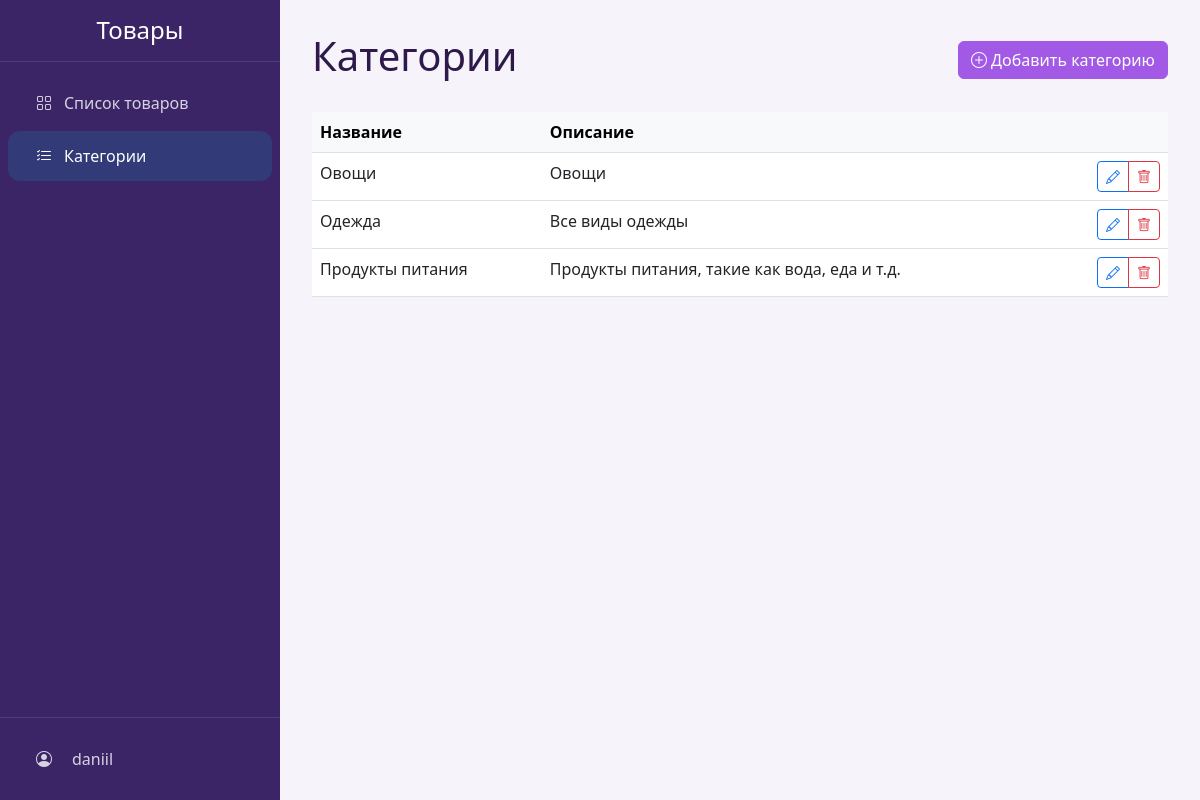
The page /categories/ (signed in) on the database its author committed.
### products/models.py (models this page shows, shortened)
class User(AbstractUser):
    ROLES = (
        ('admin', 'Администратор'),
        ('manager', 'Менеджер'),
        ('client', 'Клиент'),
    )
    role = models.CharField(max_length=10, choices=ROLES, default='client')
    phone = models.CharField(max_length=20, blank=True)
    address = models.TextField(blank=True)

class Category(models.Model):
    name = models.CharField('Название', max_length=100)
    description = models.TextField('Описание', blank=True)
    created_at = models.DateTimeField('Дата создания', auto_now_add=True, null=True, blank=True)
    updated_at = models.DateTimeField('Дата обновления', auto_now=True)
    class Meta:
        verbose_name = 'Категория'
        verbose_name_plural = 'Категории'
        ordering = ['name']

### products/views.py (the view)
# urls.py: path('categories/', views.category_list, name='category_list'),
@login_required
def category_list(request):
    categories = Category.objects.all()
    return render(request, 'categories/list.html', {
        'categories': categories,
    })

### products/templates/categories/list.html (shortened to what this page needs)
{% extends 'base.html' %}
{% block content %}
<div class="row mb-4 align-items-center">
    <div class="col">
        <h1>Категории</h1>
    </div>
    <div class="col-auto">
        <a href="{% url 'category_add' %}" class="btn btn-primary">
            <i class="bi bi-plus-circle"></i>
            <span class="d-none d-md-inline">Добавить категорию</span>
        </a>
    </div>
</div>
<div class="table-responsive">
    <table class="table table-hover">
        <thead class="table-light">
            <tr>
                <th>Название</th>
                <th>Описание</th>
                <th class="text-end"></th>
            </tr>
        </thead>
        <tbody>
            {% for category in categories %}
            <tr>
                <td>{{ category.name }}</td>
                <td>{{ category.description }}</td>
                <td class="text-end">
                    <div class="btn-group">
                        <a href="{% url 'category_edit' category.pk %}" class="btn btn-sm btn-outline-primary" title="Редактировать">
                            <i class="bi bi-pencil"></i>
                        </a>
                        <button type="button"
                                class="btn btn-sm btn-outline-danger delete-btn"
                                data-bs-toggle="modal"
                                data-bs-target="#deleteCategoryModal"
                                data-category-id="{{ category.pk }}"
                                data-category-name="{{ category.name }}"
                                title="Удалить">
                            <i class="bi bi-trash"></i>
                        </button>
                    </div>
                </td>
            </tr>
            {% empty %}
            <tr>
                <td colspan="3" class="text-center py-4">Нет категорий для отображения</td>
            </tr>
            {% endfor %}
        </tbody>
    </table>
</div>
{% endblock %}

### products/templates/base.html (shortened to what this page needs)
<!DOCTYPE html>
<html lang="ru">
<head>
    {% load static %}
    <link rel="stylesheet" href="{% static 'css/variables.css' %}">
    <link rel="stylesheet" href="{% static 'css/base.css' %}">
    <link rel="stylesheet" href="{% static 'css/layout.css' %}">
    <link rel="stylesheet" href="{% static 'css/components.css' %}">
    <link rel="stylesheet" href="{% static 'css/utilities.css' %}">
    <link href="https://cdn.jsdelivr.net/npm/bootstrap@5.3.0/dist/css/bootstrap.min.css" rel="stylesheet">
    <link rel="stylesheet" href="https://cdn.jsdelivr.net/npm/bootstrap-icons@1.10.0/font/bootstrap-icons.css">
</head>
<body>
    {% if user.is_authenticated %}
    <nav class="sidebar" id="sidebar">
        <div class="sidebar-header">
            <h4 class="mb-0 text-center">Товары</h4>
        </div>
        <div class="sidebar-menu">
            <ul class="nav flex-column gap-1 px-2">
                {% if user.role == 'manager' or user.role == 'admin' %}
                    <li class="nav-item">
                        <a class="nav-link text-decoration-none {% if request.resolver_match.url_name == 'product_list' %}active{% endif %}" href="{% url 'product_list' %}">
                            <i class="bi bi-grid"></i> Список товаров
                        </a>
                    </li>
                {% endif %}
                {% if user.role == 'manager' or user.role == 'admin' %}
                    <li class="nav-item">
                        <a class="nav-link text-decoration-none {% if request.resolver_match.url_name == 'category_list' %}active{% endif %}" href="{% url 'category_list' %}">
                            <i class="bi bi-list-check"></i> Категории
                        </a>
                    </li>
                {% endif %}
            </ul>
        </div>
        <div class="user-info py-0 px-2">
            <div class="sidebar-menu">
                <ul class="nav flex-column gap-1">
                    <li class="nav-item">
                        <a class="nav-link text-decoration-none {% if request.resolver_match.url_name == 'profile' %}active{% endif %}" href="{% url 'profile' %}">
                            <i class="bi bi-person-circle me-2"></i>
                            <span>{{ user.username }}</span>
                        </a>
                    </li>
                </ul>
            </div>
        </div>
    </nav>
    {% endif %}
    <main
        class="main-content"
        id="mainContent"
        style="{% if not  user.is_authenticated %}margin-left: 0px;{% endif %}"
    >
        {% block content %}{% endblock %}
    </main>
</body>
</html>

### static/css/variables.css (style rules this page uses)
:root { --primary-color: #a259e6; --primary-hover: #7c3fa9; --secondary-color: #ceade6; --sidebar-bg: #3b2566; --sidebar-text: #fff; --main-bg: #f6f3fa; --card-bg: #fff; --card-shadow: 0 2px 8px rgba(162, 89, 230, 0.06); --text-dark: #2d1a4a; --text-light: #fff; --success-color: #198754; --danger-color: #dc3545; --warning-color: #ffc107; --info-color: #0dcaf0; --light-color: #f8f9fa; --dark-color: #212529; --sidebar-width: 280px; --header-height: 60px; --border-radius: 12px; --spacing-xs: 0.25rem; --spacing-sm: 0.5rem; --spacing-md: 1rem; --spacing-lg: 1.5rem; --spacing-xl: 2rem; --shadow-sm: 0 .125rem .25rem rgba(0,0,0,.075); --shadow-md: 0 .5rem 1rem rgba(0,0,0,.15); --shadow-lg: 0 1rem 3rem rgba(0,0,0,.175); --transition-speed: 0.3s; --transition-timing: ease-in-out; }

### static/css/base.css (style rules this page uses)
*, *::before, *::after { box-sizing: border-box; margin: 0; padding: 0; }
html { font-size: 16px; line-height: 1.5; -webkit-text-size-adjust: 100%; -webkit-tap-highlight-color: rgba(0, 0, 0, 0); }
body { font-family: -apple-system, BlinkMacSystemFont, "Segoe UI", Roboto, "Helvetica Neue", Arial, sans-serif; color: var(--dark-color); background-color: var(--light-color); -webkit-font-smoothing: antialiased; -moz-osx-font-smoothing: grayscale; }
h1, h2, h3, h4, h5, h6 { margin-bottom: var(--spacing-md); font-weight: 500; line-height: 1.2; }
h1 { font-size: 2.5rem; }
h4 { font-size: 1.5rem; }
a { color: var(--primary-color); text-decoration: none !important; transition: color var(--transition-speed) var(--transition-timing); }
ul, ol { margin-bottom: var(--spacing-md); padding-left: var(--spacing-lg); }
input, button, select, optgroup, textarea { margin: 0; font-family: inherit; font-size: inherit; line-height: inherit; }
button, input { overflow: visible; }
button, select { text-transform: none; }
button, [type="button"], [type="reset"], [type="submit"] { -webkit-appearance: button; }
table { border-collapse: collapse; width: 100%; margin-bottom: var(--spacing-md); }
th, td { padding: var(--spacing-sm); vertical-align: top; border-top: 1px solid #dee2e6; }

### static/css/layout.css (style rules this page uses)
body { min-height: 100vh; display: flex; background: var(--main-bg); color: var(--text-dark); }
.sidebar { width: var(--sidebar-width); background: var(--dark-color); color: white; position: fixed; height: 100vh; overflow-y: auto; transition: all var(--transition-speed) var(--transition-timing); z-index: 1000; }
.sidebar-header { padding: var(--spacing-md); border-bottom: 1px solid rgba(255,255,255,0.1); }
.sidebar-menu { padding: var(--spacing-md) 0; }
.sidebar-menu .nav-link { color: rgba(255,255,255,0.8); padding: var(--spacing-sm) var(--spacing-lg); display: flex; align-items: center; gap: var(--spacing-sm); transition: all var(--transition-speed) var(--transition-timing); }
.sidebar-menu .nav-link.active { color: white; background: rgba(255,255,255,0.1); }
.sidebar-menu .nav-link i { width: 1.5rem; text-align: center; }
.main-content { margin-left: var(--sidebar-width); flex: 1; padding: 2rem; background: var(--main-bg); min-height: 100vh; color: var(--text-dark); }
.user-info { border-top: 1px solid rgba(255,255,255,0.1); margin-top: auto; }

### static/css/utilities.css (style rules this page uses)
.mb-0 { margin-bottom: 0 !important; }
.mb-4 { margin-bottom: var(--spacing-lg) !important; }
.flex-column { flex-direction: column !important; }
.align-items-center { align-items: center !important; }
.text-center { text-align: center !important; }
.d-none { display: none !important; }
.btn-primary { background-color: var(--primary-color) !important; border-color: var(--primary-color) !important; color: var(--text-light) !important; }

### products/templates/categories/list.html (style rules this page uses)
.btn-group .btn { padding: 0.25rem 0.5rem; }

### rows shown on the page
User: username "daniil"
Category: name "Овощи", description "Овощи"
Category: name "Одежда", description "Все виды одежды"
Category: name "Продукты питания", description "Продукты питания, такие как вода, еда и т.д."
